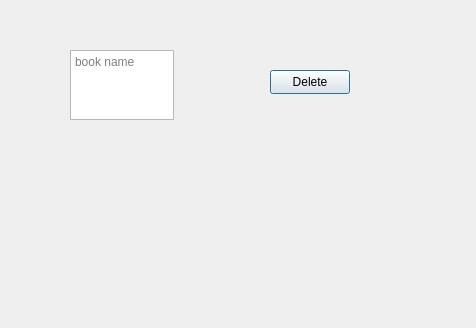
<?xml version="1.0" encoding="UTF-8"?>
<ui version="4.0">
 <class>DeleteWindow</class>
 <widget class="QDialog" name="DeleteWindow">
  <property name="geometry">
   <rect>
    <x>0</x>
    <y>0</y>
    <width>476</width>
    <height>328</height>
   </rect>
  </property>
  <property name="windowTitle">
   <string>Dialog</string>
  </property>
  <widget class="QTextEdit" name="textEdit">
   <property name="geometry">
    <rect>
     <x>70</x>
     <y>50</y>
     <width>104</width>
     <height>70</height>
    </rect>
   </property>
   <property name="placeholderText">
    <string>book name </string>
   </property>
  </widget>
  <widget class="QPushButton" name="pushButton">
   <property name="geometry">
    <rect>
     <x>270</x>
     <y>70</y>
     <width>80</width>
     <height>24</height>
    </rect>
   </property>
   <property name="text">
    <string>Delete</string>
   </property>
  </widget>
 </widget>
 <resources/>
 <connections/>
</ui>
